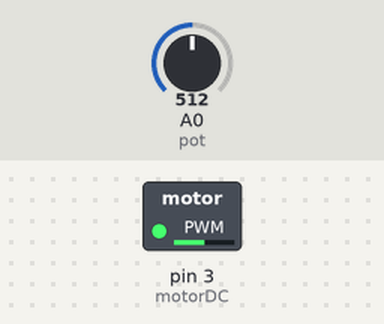
Bench run of a sketch on a simulated Arduino Uno, built with avr-gcc and run on an emulated ATmega328P. On the bench: switched loads named in the sketch (green lamp = pin HIGH). Inputs (shaded band) come from the test bench; at power-on: A0 (pot) = 512.

Above: at 1.2 s.
1.3 s: A0 (pot) set to 716
At 2.2 s:
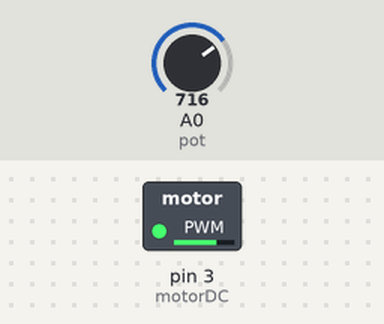
2.8 s: A0 (pot) set to 900
At 3.1 s:
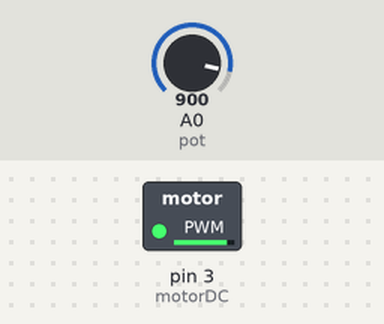
4.3 s: A0 (pot) set to 122
At 4.7 s:
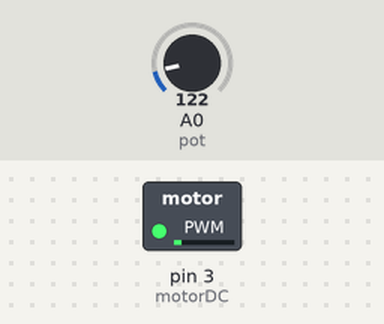
5.8 s: A0 (pot) set to 0
At 6.8 s:
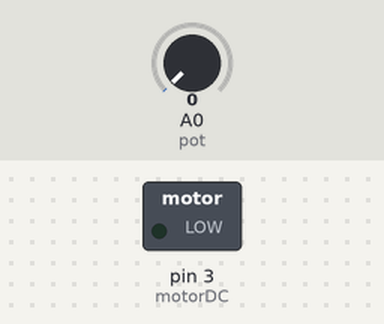
7.3 s: A0 (pot) set to 511
At 7.7 s:
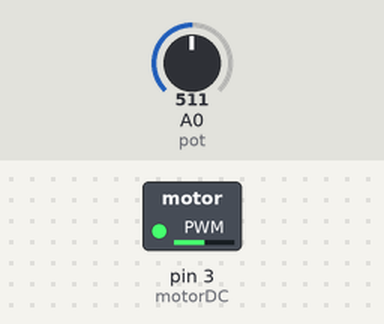
Timing chart, 0 to 9.8 s (numbered marks = the images above; inputs shaded):
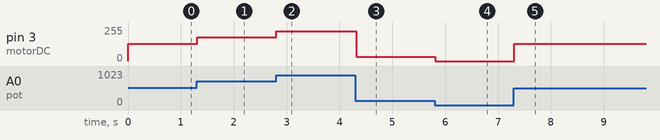

Measured:
- after the input at 1.3 s, pin 3 (motorDC): 128/255 → 179/255 at once
- after the input at 2.8 s, pin 3 (motorDC): 179/255 → 225/255 at once
- after the input at 4.3 s, pin 3 (motorDC): 225/255 → 31/255 at once
- after the input at 5.8 s, pin 3 (motorDC): 31/255 → 0/255 at once
- after the input at 7.3 s, pin 3 (motorDC): 0/255 → 128/255 at once

The sketch:

10-MOTOR_DC_POTENCIOMETRO.ino
```cpp
const int pot = A0; //Potenciómetro en PIN A0
const int motorDC = 3; //Motor DC en el PIN 3
int velocidad = 0;
void setup(){
	pinMode(motorDC, OUTPUT); //Definimos PIN de salida al Motor DC
	pinMode(pot, INPUT); //Definimos PIN entrada del potenciómetro
}
void loop()
{
	int pot_value = analogRead(pot); //Leemos posición del potenciómetro
	velocidad = map (pot_value,1023,0,255,0); //Mapeamos valores de 0-1023 a 0-255 para PWM
	analogWrite(motorDC,velocidad); //Velocidad de motorDC según valor de potenciómetro
	delay(20); // Breve pausa para no saturar la entrada analógica
}
```
